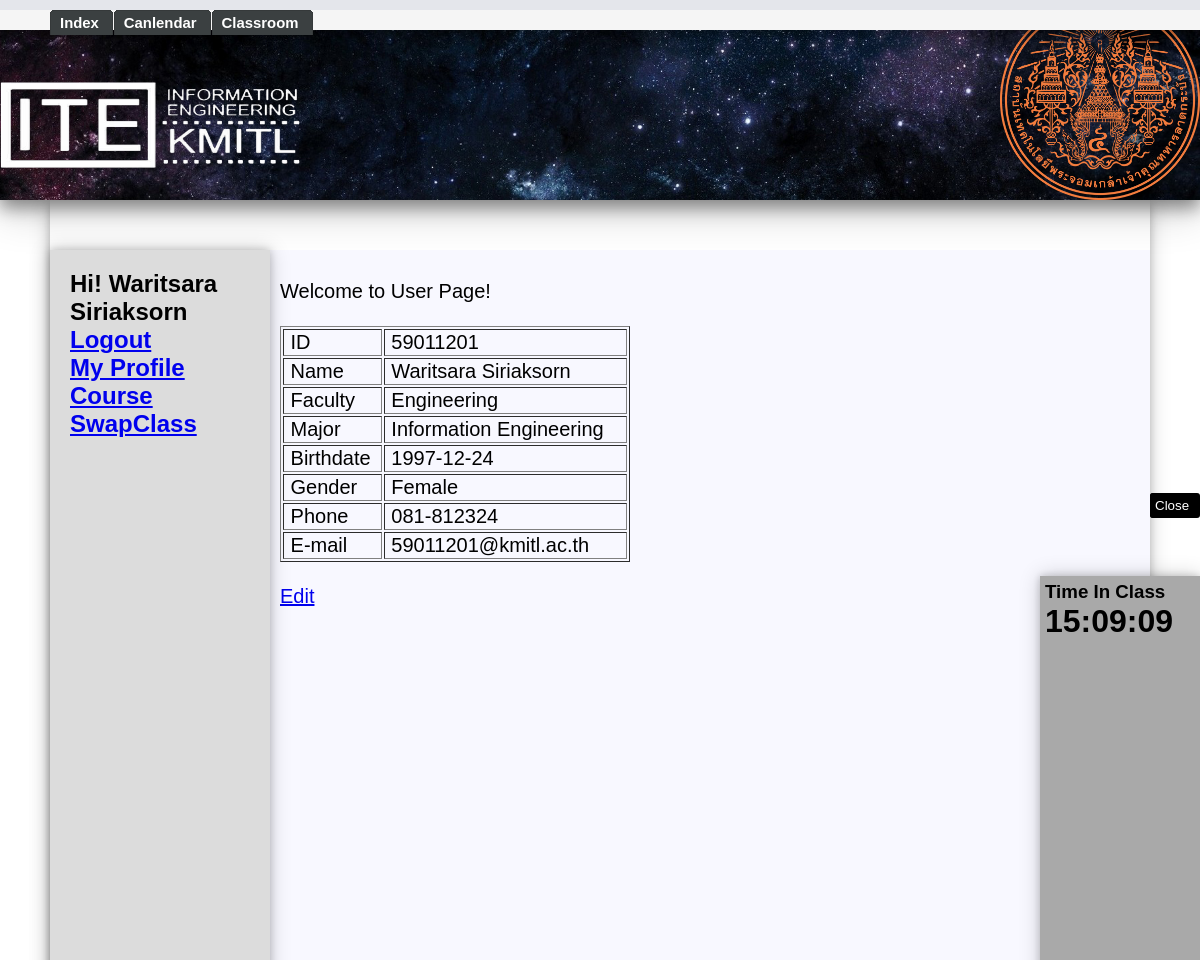
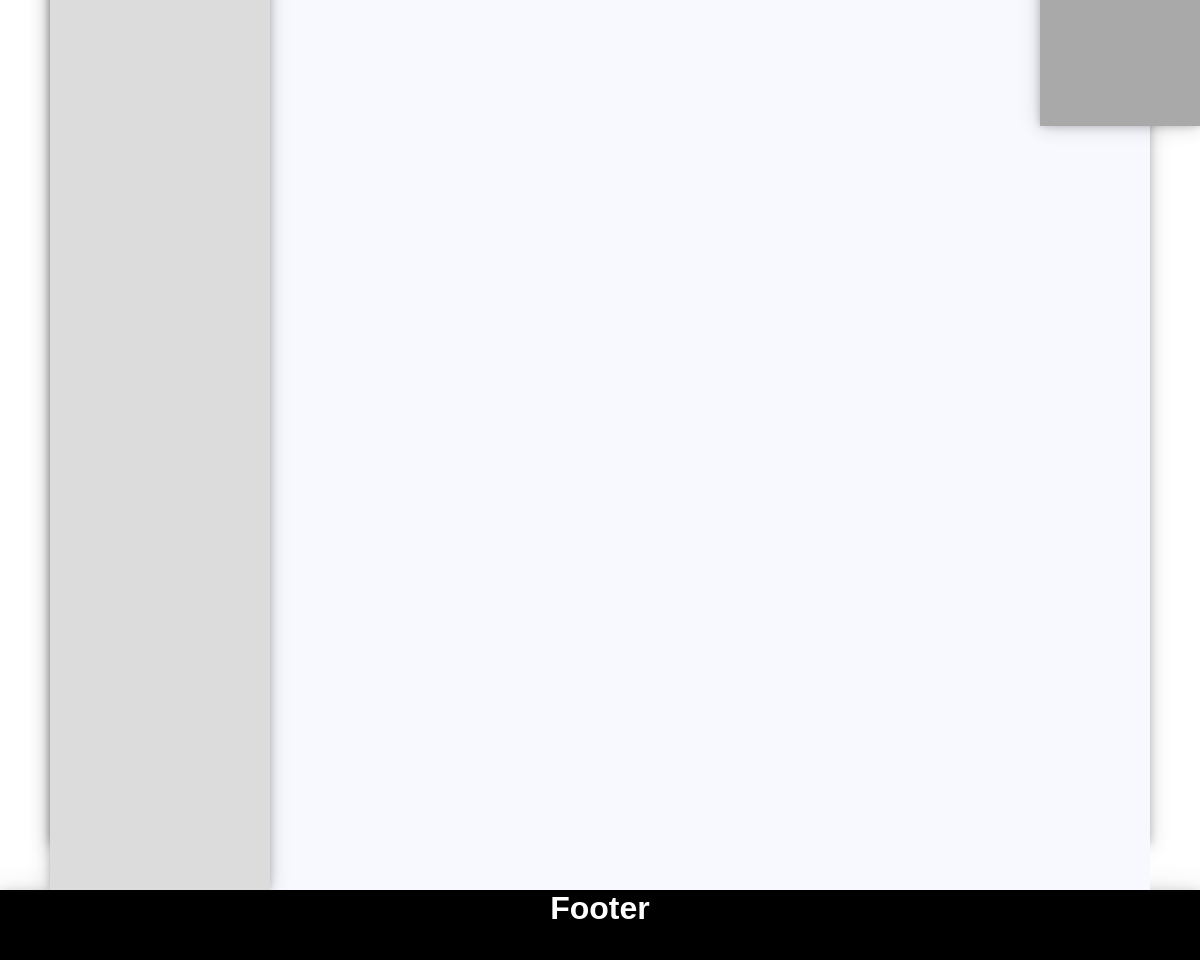
/student_page.php (signed in), run on the app's committed database (2 pictures, top to bottom).
### tables this page shows
CREATE TABLE `studentt` (
  `ID` int(11) NOT NULL,
  `Fname` varchar(32) DEFAULT NULL,
  `Lname` varchar(32) DEFAULT NULL,
  `Faculty` varchar(60) DEFAULT NULL,
  `Major` varchar(255) DEFAULT NULL,
  `Birthdate` date DEFAULT NULL,
  `Gender` varchar(10) DEFAULT NULL,
  `Phone` varchar(12) DEFAULT NULL,
  `Email` varchar(32) DEFAULT NULL
);

### student_page.php (the view, shortened to what this page needs)
<?php
        include("config.php");
	$strSQL = "SELECT * FROM studentt WHERE ID = '".$_SESSION['ID']."' ";
	$objQuery = mysqli_query($objCon,$strSQL);
	$objResult = mysqli_fetch_array($objQuery,MYSQLI_ASSOC);
?>
<!DOCTYPE html>
<html>
    <head>
        <link rel="stylesheet" type="text/css" href="css/themeMax.css">
        <link rel="stylesheet" href="css/menu.css" type="text/css" />
    </head>
    <body onload="startTime()">
        <nav>
            <div id="tabs">
                <?php include 'php/menutop.php';?>
            </div>
            </nav>
        <header class="header">
            <?php include 'php/head.php';?>
        </header>
        <div id="container">
            <div class="closeFloating" >
             <a onclick="onOffbar()"><button id="textCloseFloating">Close</button></a>
            </div>
            <div id="floatingMenu">
         <?php include'php/timeInClass.php';?>
            </div>
             <article >
                  <div class="content">
                  Welcome to User Page! <br><br>
  <table border="1" style="width: 350px">
    <tbody>
      <tr>
        <td width="87"> &nbsp;ID</td>
        <td width="220"><?php echo '&nbsp;',$objResult["ID"];?>
        </td>
      </tr>
      <tr>
        <td> &nbsp;Name</td>
        <td><?php echo '&nbsp;',$objResult["Fname"]." ".$objResult["Lname"];?></td>
      </tr>
	  <tr>
        <td> &nbsp;Faculty</td>
        <td><?php echo '&nbsp;',$objResult["Faculty"];?></td>
      </tr>
	  <tr>
        <td> &nbsp;Major</td>
        <td><?php echo '&nbsp;',$objResult["Major"];?></td>
      </tr>
	  <tr>
        <td> &nbsp;Birthdate</td>
        <td><?php echo '&nbsp;',$objResult["Birthdate"];?></td>
      </tr>
	  <tr>
        <td> &nbsp;Gender</td>
        <td><?php echo '&nbsp;',$objResult["Gender"];?></td>
      </tr>
	  <tr>
        <td> &nbsp;Phone</td>
        <td><?php echo '&nbsp;',$objResult["Phone"];?></td>
      </tr>
	  <tr>
        <td> &nbsp;E-mail</td>
        <td><?php echo '&nbsp;',$objResult["Email"];?></td>
      </tr>
    </tbody>
  </table>
  <br>
  <a href="edit_profile.php">Edit</a><br>
  <br>
                 </div>
            </article>
            <aside >
                <div id=asidemenu>
                <?php include 'php/menuright.php';?>
                </div>
            </aside>
        </div>
        <footer>
                <h1>Footer</h1>
            </footer>
    </body>
</html>

### php/menuright.php (shortened to what this page needs)
 <?php
                if(isset($_SESSION['ID'])){
                    if($_SESSION['Status']=="Teacher"){
                        $sql = "teachert";
                        $link2 ="teacher_page.php";
 			        $link3 ="teacher_course.php";
                    $link4 ="teacher_swap.php";
                    }
                    else{
                        $sql ="studentt";
                        $link2 ="student_page.php";
			$link3 ="student_course.php";
			$link4 ="student_swap.php";
                    }
                    $strSQL = "SELECT * FROM ".$sql." WHERE ID = '".$_SESSION['ID']."' ";
	                $objQuery = mysqli_query($objCon,$strSQL);
	                $objResult = mysqli_fetch_array($objQuery,MYSQLI_ASSOC);
               echo "<h1>Hi! ".$objResult["Fname"]."<br>".$objResult["Lname"]."</h1>";
                $button1 = "Logout";
                $button2 = "My Profile";
                $link1 = "logout.php";
                }
                echo  "<a href=".$link1."><h1>".$button1."</h1></a>";
                echo  "<a href=".$link2."><h1>".$button2."</h1></a>";
                echo  "<a href=".$link3."><h1>Course</h1></a>";
                echo  "<a href=".$link4."><h1>SwapClass</h1></a>";
?>

### css/themeMax.css (style rules this page uses)
* { margin:0; font-family: 'Muli', sans-serif; }
#container { margin: 0 auto; width: 1100px; height: 1600px; box-shadow: 0 4px 8px 0 rgba(0, 0, 0, 0.2), 0 6px 20px 0 rgba(0, 0, 0, 0.19); }
nav { text-align:center; background-color: whitesmoke; width: 100%; height: 30px; position: fixed; box-shadow: 0 4px 8px 0 rgba(0, 0, 0, 0.2), 0 6px 20px 0 rgba(0, 0, 0, 0.19); }
header { text-align:left; background-color: gray; height: 200px; background-image:url("../images/stars.jpg"); background-size: cover; background-repeat: no-repeat; background-position: right; font-size: 60px; color:white; box-shadow: 0 8px 16px 0 rgba(0, 0, 0, 0.4), 0 12px 40px 0 rgba(0, 0, 0, 0.19); }
aside { text-align:left; background-color: gainsboro; width: 20%; float: left; height: 100%; box-shadow: 0 0 8px 0 rgba(0, 0, 0, 0.2), 0 0 20px 0 rgba(0, 0, 0, 0.19); }
#asidemenu { padding-top: 20px; padding-left: 20px; font-size:16px; }
article { background-color: ghostwhite; float: right; width: 80%; height: 100%; }
.content { font-family: 'Muli', sans-serif; margin-left: 10px; margin-top: 30px; font-size: 20px; }
footer { text-align:center; color:white; background-color:black; width: 100%; height: 70px; clear: both; box-shadow: 0 8px 16px 0 rgba(0, 0, 0, 0.4), 0 12px 40px 0 rgba(0, 0, 0, 0.19); }
#floatingMenu { font-family: sans-serif; background-color:darkgray; padding: 5px;; width: 150px; height: 500px; z-index: 100; position: fixed; right: 0px; top: 30%; box-shadow: 0 0 8px 0 rgba(0, 0, 0, 0.2), 0 0 20px 0 rgba(0, 0, 0, 0.19); }
.closeFloating { font-family: sans-serif; width: 50px; z-index: 100; position: fixed; right: 0px; background-color: black; align-content: center; color:white; font-size: 3px; border-radius: 3px; bottom: 73% }
button { padding: 5px; background-color:black; color:white; border: none; border-radius: 3px; }

### css/menu.css (style rules this page uses)
#tabs { font: bold 11px/1.5em Verdana; width:100%; background:#E4E6EB; font-size:93%; line-height:normal; }

### data on the page
studentt: ID "59011201", Fname "Waritsara", Lname "Siriaksorn", Faculty "Engineering", Major "Information Engineering", Birthdate "1997-12-24", Gender "Female", Phone "081-812324", Email "59011201@kmitl.ac.th"

### other printed values
$button1 "Logout"
$button2 "My Profile"
